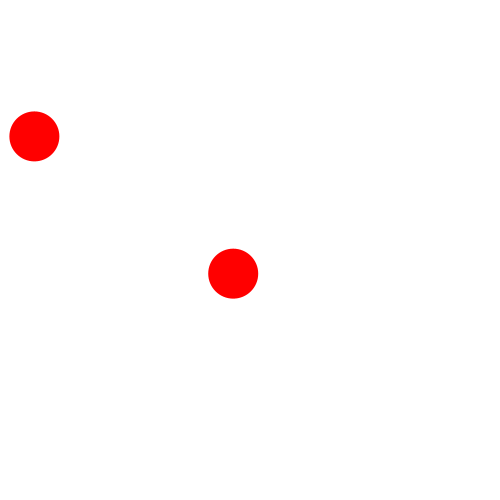
Frame 1 (no input)
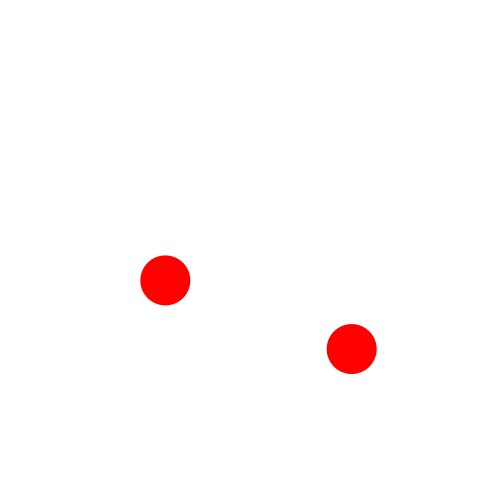
Frame 60 (the mouse pressed at the canvas centre just before this capture)
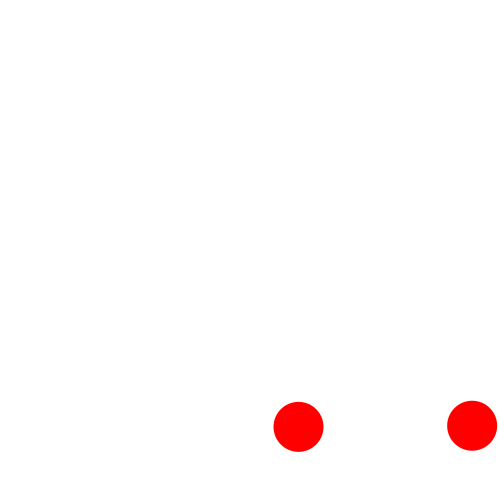
Frame 120 (the mouse held since frame 60 and released just before this capture)

The Processing sketch that drew these frames (run headless with seeded random() and noise(); from frame 60 on, the mouse is pressed at the canvas centre):

// Processing sketch: drill38
// ── drill38.pde
float[] x = {0,0,0,0,0};
float[] y = {0,0,0,0,0};
float[] dx = {0,0,0,0,0};
float[] dy = {0,0,0,0,0};
boolean[] status = {true,true,true,true,true};
int[] interval = {0,0,0,0,0};
boolean[] click = {false,false,false,false,false};
void setup() {
  size(500,500);
  noStroke();
  for (int i=0; i<5; i++) {
    x[i] = random(25,475);
    y[i] = random(25,475);
    dx[i] = random(1,4);
    dy[i] = random(1,4);
    if ((int)random(2) == 0) {
        status[i] = true;
    } else {
        status[i] = false;
    }
    interval[i] = (int)random(120,240);
    click[i] = false;
  }
}

void draw() {
  background(255);
  fill(255,0,0);
  for (int i=0; i<5; i++) {
    if (!click[i]) {
      if (y[i]-25 < 0 || y[i]+25 > height) {
          dy[i] *= -1;
      }
      if (x[i]-25 < 0 || x[i]+25 > width) {
          dx[i] *= -1;
      }
      x[i] += dx[i];
      y[i] += dy[i];
      if (frameCount % interval[i] == 0) {
          status[i] = !status[i];
      }
    }
    if (status[i]) {
        ellipse(x[i], y[i], 50, 50);
    }
  }
}

void mousePressed() {
  for (int i=0; i<5; i++) {
    float dst = dist(mouseX, mouseY, x[i], y[i]);
    if (dst < 25 && status[i]) {
        click[i] = true;
    }
  }
}
